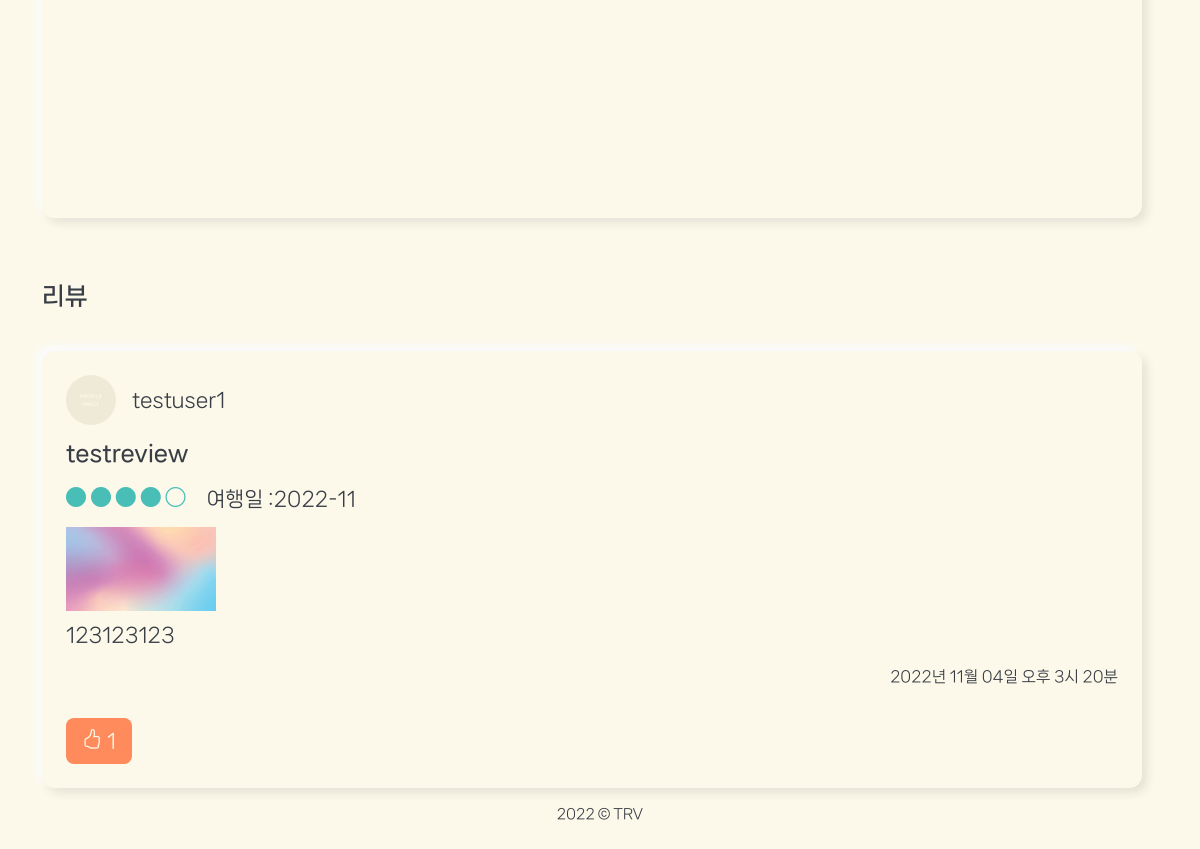
Page /reviews/1/ (lower part) on the earlier database version.
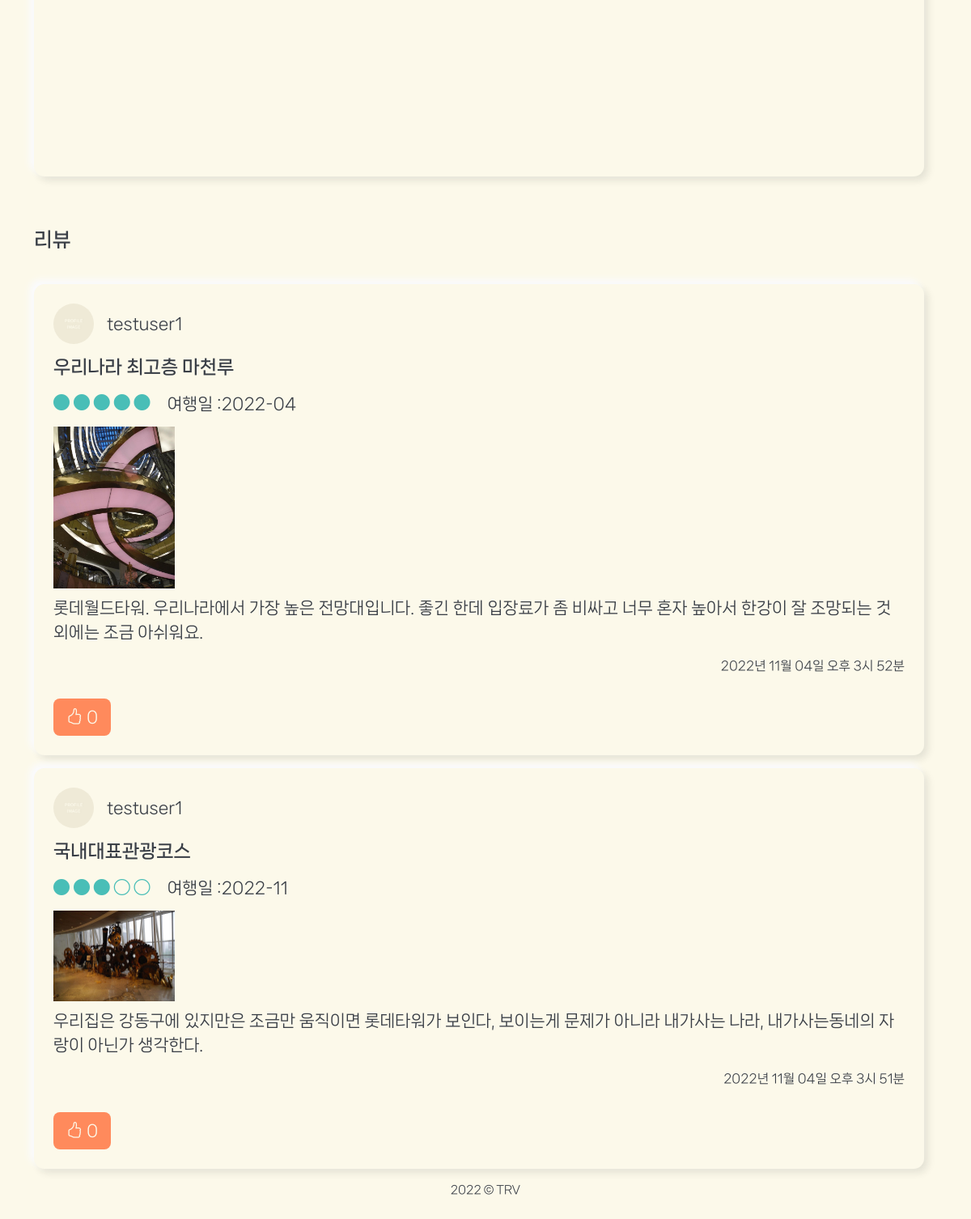
Same page on the later database version.
### reviews/models.py (models this page shows)
class Review(models.Model):
  title = models.CharField(max_length=80)
  content = models.TextField(max_length=200)
  created_at = models.DateTimeField(auto_now_add=True)
  updated_at = models.DateTimeField(auto_now=True)
  grade = models.IntegerField(
        default=3,
        validators=[MaxValueValidator(5), MinValueValidator(1)],
        verbose_name="평점",
    )
  image = ProcessedImageField(
        blank=True,
        upload_to="images/",
        format="JPEG",
        options={"quality": 80},
    )
  traveled_at = models.CharField(max_length=12, choices=Month_choices, default='2022년 11월')
  companion = models.CharField(max_length=6, choices=Companion, default='가족')
  user = models.ForeignKey(settings.AUTH_USER_MODEL, on_delete=models.CASCADE)
  like_users = models.ManyToManyField(
        settings.AUTH_USER_MODEL, related_name="like_reviews"
    )
  location = models.ForeignKey(location_models.Location, on_delete=models.CASCADE)

### accounts/models.py (models this page shows)
class User(AbstractUser):
    followings = models.ManyToManyField(
        "self", symmetrical=False, related_name="follower"
    )
    profile_image = ProcessedImageField(
        upload_to="images/",
        blank=True,
        format="JPEG",
        options={"quality": 80},
        processors=[ResizeToFill(150, 150)],
    )

### reviews/views.py (the view)
# urls.py: path("", views.index, name="index"),
def index(request, location_pk):
    location = Location.objects.get(id=location_pk)
    reviews = Review.objects.order_by("-pk")
    grade = 0
    cnt = 0
    for review in reviews:
        if review.location == location:
            grade += review.grade
            cnt += 1
    if grade:
        grade /= cnt
    context = {
        "reviews": reviews,
        "location": location,
        "location_grade": grade,
    }
    return render(request, "reviews/index.html", context)

### reviews/templates/reviews/index.html (shortened to what this page needs)
{% extends 'base.html' %}
{% load django_bootstrap5 %}
{% load static %}
{% block content %}
  <section class="review_section rev-info">
    <div class="box">
      <div id="map" class="mt-3" style="width: 100%; height: 400px;"></div>
    </section>
    <section class="review_section rev-area">
      <div class="tit-area d-flex">
        <h3 class="sub-tit">리뷰</h3>
      </div>
      <div class="rev">
        {% for review in reviews %}
          {% if review.location == location %}
            <div class="mb-3 box">
              <div class="rev-cont">
                <div class="d-flex justify-content-start align-items-center">
                  <div class="rev-prof">
                    {% if review.user.profile_image %}
                      <img class="prof-img" src="{{ review.user.profile_image.url }}" alt="user profile image"/>
                    {% else %}
                      <img class="prof-img" src="{% static 'img/profile_dummy.jpg' %}" alt="user profile image - dummy">
                    {% endif %}
                  </div>
                  <span>
                    <a href="{% url 'accounts:detail' review.user.pk %}">{{ review.user }}</a>
                  </span>
                </div>
                <h5 class="sub-tit">{{ review.title }}</h5>
                <p class="sub-info">
                  <span class="rev-grd-area">
                    <i class="rev-grd bi-circle{% if review.grade >= 1 %}-fill{% elif 0 < review.grade and review.grade < 1 %}-half{% endif %}"></i>
                    <i class="rev-grd bi-circle{% if review.grade >= 2 %}-fill{% elif 1 < review.grade and review.grade < 2 %}-half{% endif %}"></i>
                    <i class="rev-grd bi-circle{% if review.grade >= 3 %}-fill{% elif 2 < review.grade and review.grade < 3 %}-half{% endif %}"></i>
                    <i class="rev-grd bi-circle{% if review.grade >= 4 %}-fill{% elif 3 < review.grade and review.grade < 4 %}-half{% endif %}"></i>
                    <i class="rev-grd bi-circle{% if review.grade >= 5 %}-fill{% elif 4 < review.grade and review.grade < 5 %}-half{% endif %}"></i>
                  </span>
                  <span>
                    여행일 :{{ review.traveled_at }}
                  </span>
                </p>
                {% if review.image %}
                  <div>
                    <img src="{{ review.image.url }}" alt="{{ review.image }}" onclick="window.open(this.src)" class="rev-img"/>
                  </div>
                {% endif %}
                <p>{{ review.content }}</p>
                <p class="rev-crd text-end">{{ review.created_at|date:'Y년 m월 d일 A g시 i분' }}</p>
              </div>
              <div class="btn-area d-flex justify-content-between">
                <div class="like-area">
                  {% if user == review.user %}
                    <p class="btnC like-view">
                      <i class="bi bi-hand-thumbs-up-fill"></i>
                      <span class="like-count">{{review.like_users.count}}</span>
                    </p>
                  {% else %}
                    {% if request.user in review.like_users.all %}
                      <button class="btnC like-btn" data-review-id="{{review.pk}}">
                        <i class="bi bi-hand-thumbs-up-fill"></i>
                        <span class="like-count">{{review.like_users.count}}</span>
                      </button>
                    {% else %}
                      <p class="btnC btnW like-btn" data-review-id="{{review.pk}}">
                        <i class="bi bi-hand-thumbs-up like-icon"></i>
                        <span class="like-count">{{review.like_users.count}}</span>
                      </p>
                    {% endif %}
                  {% endif %}
                </div>
              </div>
            </div>
          {% endif %}
        {% endfor %}
      </div>
    </div>
{% endblock content %}

Differences in the rows shown:
removed Review: user "testuser1", title "testreview", grade 4 (drawn), traveled_at "2022-11", image (picture), content "123123123", created_at "2022년 11월 04일 오후 3시 20분", like_users.count "1"
added Review: user "testuser1", title "우리나라 최고층 마천루", grade 5 (drawn), traveled_at "2022-04", image (picture), content "롯데월드타워. 우리나라에서 가장 높은 전망대입니다. 좋긴 한데 입장료가 좀 비싸고 너무 혼자 높아서 한강이 잘 조망되는 것 외에는 조금 아쉬워요.", created_at "2022년 11월 04일 오후 3시 52분", like_users.count "0"
added Review: user "testuser1", title "국내대표관광코스", grade 3 (drawn), traveled_at "2022-11", image (picture), content "우리집은 강동구에 있지만은 조금만 움직이면 롯데타워가 보인다, 보이는게 문제가 아니라 내가사는 나라, 내가사는동네의 자랑이 아닌가 생각한다.", created_at "2022년 11월 04일 오후 3시 51분", like_users.count "0"
